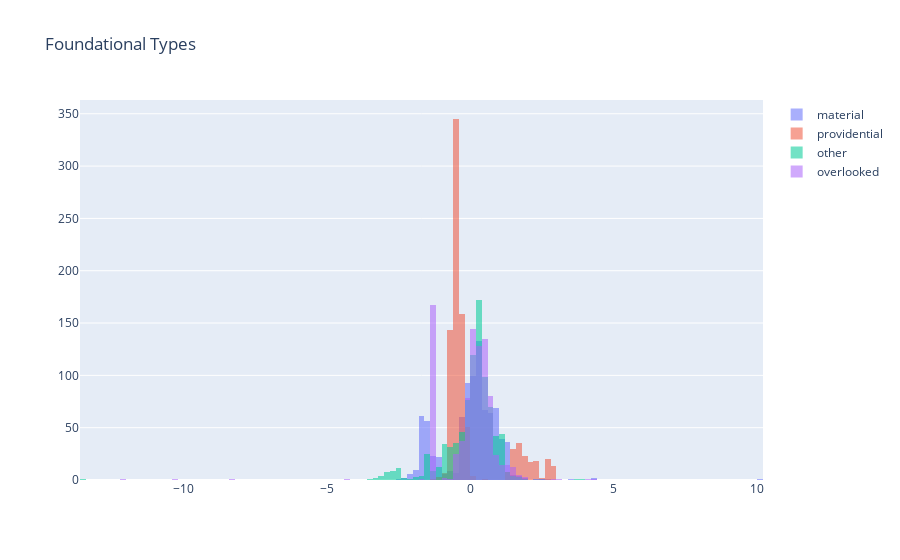

The notebook cell saved with this chart:
### Code cell
plot_overlayed_histograms(foundational_df_transformed_accounts, foundational_types, "Foundational Types")

### Figure 1 — Plotly figure (JSON) as saved in the notebook; plotly's stock layout.template omitted (floating-point values rounded to 4 significant figures; data arrays with more than 128 entries replaced by an {"elided": "..."} marker saying what was removed)
{"data": [{"name": "material", "x": {"elided": "880 float values"}, "type": "histogram", "hoverinfo": "all", "opacity": 0.55}, {"name": "providential", "x": {"elided": "880 float values"}, "type": "histogram", "hoverinfo": "all", "opacity": 0.55}, {"name": "other", "x": {"elided": "880 float values"}, "type": "histogram", "hoverinfo": "all", "opacity": 0.55}, {"name": "overlooked", "x": {"elided": "880 float values"}, "type": "histogram", "hoverinfo": "all", "opacity": 0.55}], "layout": {"title": {"text": "Foundational Types"}, "barmode": "overlay"}}
